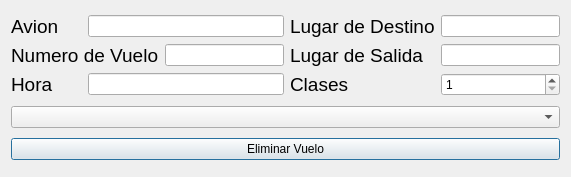
<?xml version="1.0" encoding="UTF-8"?>
<ui version="4.0">
 <class>EliminarVuelo</class>
 <widget class="QDialog" name="EliminarVuelo">
  <property name="geometry">
   <rect>
    <x>0</x>
    <y>0</y>
    <width>571</width>
    <height>177</height>
   </rect>
  </property>
  <property name="windowTitle">
   <string>Dialog</string>
  </property>
  <layout class="QGridLayout" name="gridLayout_2">
   <item row="0" column="0">
    <layout class="QGridLayout" name="gridLayout">
     <item row="0" column="0">
      <widget class="QLabel" name="label_2">
       <property name="font">
        <font>
         <pointsize>14</pointsize>
        </font>
       </property>
       <property name="text">
        <string>Avion</string>
       </property>
      </widget>
     </item>
     <item row="2" column="4">
      <widget class="QSpinBox" name="sp_clases">
       <property name="minimum">
        <number>1</number>
       </property>
       <property name="maximum">
        <number>5</number>
       </property>
      </widget>
     </item>
     <item row="0" column="3">
      <widget class="QLabel" name="label_5">
       <property name="font">
        <font>
         <pointsize>14</pointsize>
        </font>
       </property>
       <property name="text">
        <string>Lugar de Destino</string>
       </property>
      </widget>
     </item>
     <item row="2" column="3">
      <widget class="QLabel" name="label_6">
       <property name="font">
        <font>
         <pointsize>14</pointsize>
        </font>
       </property>
       <property name="text">
        <string>Clases</string>
       </property>
      </widget>
     </item>
     <item row="2" column="1" colspan="2">
      <widget class="QLineEdit" name="tf_hora"/>
     </item>
     <item row="0" column="4">
      <widget class="QLineEdit" name="tf_destino"/>
     </item>
     <item row="2" column="0">
      <widget class="QLabel" name="label_4">
       <property name="font">
        <font>
         <pointsize>14</pointsize>
        </font>
       </property>
       <property name="text">
        <string>Hora</string>
       </property>
      </widget>
     </item>
     <item row="1" column="3">
      <widget class="QLabel" name="label">
       <property name="font">
        <font>
         <pointsize>14</pointsize>
        </font>
       </property>
       <property name="text">
        <string>Lugar de Salida</string>
       </property>
      </widget>
     </item>
     <item row="1" column="2">
      <widget class="QLineEdit" name="tf_numeroVuelo"/>
     </item>
     <item row="1" column="4">
      <widget class="QLineEdit" name="tf_salida"/>
     </item>
     <item row="1" column="0" colspan="2">
      <widget class="QLabel" name="label_3">
       <property name="font">
        <font>
         <pointsize>14</pointsize>
        </font>
       </property>
       <property name="text">
        <string>Numero de Vuelo</string>
       </property>
      </widget>
     </item>
     <item row="0" column="1" colspan="2">
      <widget class="QLineEdit" name="tf_avion"/>
     </item>
    </layout>
   </item>
   <item row="1" column="0">
    <widget class="QComboBox" name="comboBox_2"/>
   </item>
   <item row="2" column="0">
    <widget class="QPushButton" name="pushButton">
     <property name="text">
      <string>Eliminar Vuelo</string>
     </property>
    </widget>
   </item>
  </layout>
 </widget>
 <resources/>
 <connections/>
</ui>
